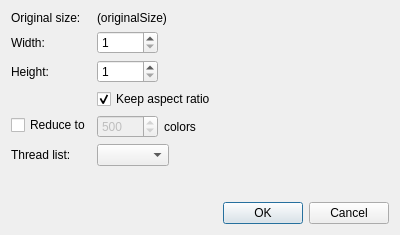
<?xml version="1.0" encoding="UTF-8"?>
<ui version="4.0">
 <class>KreuzstichGUI::ImportPictureDialog</class>
 <widget class="QDialog" name="KreuzstichGUI::ImportPictureDialog">
  <property name="geometry">
   <rect>
    <x>0</x>
    <y>0</y>
    <width>400</width>
    <height>235</height>
   </rect>
  </property>
  <property name="windowTitle">
   <string>Import picture</string>
  </property>
  <layout class="QVBoxLayout" name="verticalLayout">
   <item>
    <layout class="QFormLayout" name="formLayout">
     <item row="0" column="0">
      <widget class="QLabel" name="label">
       <property name="text">
        <string>Original size:</string>
       </property>
      </widget>
     </item>
     <item row="0" column="1">
      <widget class="QLabel" name="originalSize_lbl">
       <property name="text">
        <string>(originalSize)</string>
       </property>
      </widget>
     </item>
     <item row="1" column="0">
      <widget class="QLabel" name="label_2">
       <property name="text">
        <string>Width:</string>
       </property>
      </widget>
     </item>
     <item row="1" column="1">
      <layout class="QHBoxLayout" name="horizontalLayout">
       <item>
        <widget class="QSpinBox" name="width_sb">
         <property name="sizePolicy">
          <sizepolicy hsizetype="Minimum" vsizetype="Fixed">
           <horstretch>0</horstretch>
           <verstretch>0</verstretch>
          </sizepolicy>
         </property>
         <property name="minimum">
          <number>1</number>
         </property>
         <property name="maximum">
          <number>10000</number>
         </property>
        </widget>
       </item>
       <item>
        <spacer name="horizontalSpacer">
         <property name="orientation">
          <enum>Qt::Horizontal</enum>
         </property>
         <property name="sizeHint" stdset="0">
          <size>
           <width>40</width>
           <height>20</height>
          </size>
         </property>
        </spacer>
       </item>
      </layout>
     </item>
     <item row="2" column="0">
      <widget class="QLabel" name="label_3">
       <property name="text">
        <string>Height:</string>
       </property>
      </widget>
     </item>
     <item row="2" column="1">
      <layout class="QHBoxLayout" name="horizontalLayout_2">
       <item>
        <widget class="QSpinBox" name="height_sb">
         <property name="minimum">
          <number>1</number>
         </property>
         <property name="maximum">
          <number>10000</number>
         </property>
        </widget>
       </item>
       <item>
        <spacer name="horizontalSpacer_2">
         <property name="orientation">
          <enum>Qt::Horizontal</enum>
         </property>
         <property name="sizeHint" stdset="0">
          <size>
           <width>40</width>
           <height>20</height>
          </size>
         </property>
        </spacer>
       </item>
      </layout>
     </item>
     <item row="3" column="1">
      <widget class="QCheckBox" name="keepAspectRatio_cb">
       <property name="text">
        <string>Keep aspect ratio</string>
       </property>
       <property name="checked">
        <bool>true</bool>
       </property>
      </widget>
     </item>
     <item row="4" column="1">
      <layout class="QHBoxLayout" name="horizontalLayout_3">
       <item>
        <widget class="QSpinBox" name="maxColors_sb">
         <property name="enabled">
          <bool>false</bool>
         </property>
         <property name="minimum">
          <number>1</number>
         </property>
         <property name="maximum">
          <number>65536</number>
         </property>
         <property name="value">
          <number>500</number>
         </property>
        </widget>
       </item>
       <item>
        <widget class="QLabel" name="label_4">
         <property name="text">
          <string>colors</string>
         </property>
        </widget>
       </item>
       <item>
        <spacer name="horizontalSpacer_3">
         <property name="orientation">
          <enum>Qt::Horizontal</enum>
         </property>
         <property name="sizeHint" stdset="0">
          <size>
           <width>40</width>
           <height>20</height>
          </size>
         </property>
        </spacer>
       </item>
      </layout>
     </item>
     <item row="5" column="0">
      <widget class="QLabel" name="label_5">
       <property name="text">
        <string>Thread list:</string>
       </property>
      </widget>
     </item>
     <item row="5" column="1">
      <layout class="QHBoxLayout" name="horizontalLayout_4">
       <item>
        <widget class="QComboBox" name="threadlist_cmb"/>
       </item>
       <item>
        <spacer name="horizontalSpacer_4">
         <property name="orientation">
          <enum>Qt::Horizontal</enum>
         </property>
         <property name="sizeHint" stdset="0">
          <size>
           <width>40</width>
           <height>20</height>
          </size>
         </property>
        </spacer>
       </item>
      </layout>
     </item>
     <item row="4" column="0">
      <widget class="QCheckBox" name="reduceTo_cb">
       <property name="text">
        <string>Reduce to</string>
       </property>
       <property name="checked">
        <bool>false</bool>
       </property>
      </widget>
     </item>
    </layout>
   </item>
   <item>
    <spacer name="verticalSpacer">
     <property name="orientation">
      <enum>Qt::Vertical</enum>
     </property>
     <property name="sizeHint" stdset="0">
      <size>
       <width>20</width>
       <height>40</height>
      </size>
     </property>
    </spacer>
   </item>
   <item>
    <widget class="QDialogButtonBox" name="buttonBox">
     <property name="orientation">
      <enum>Qt::Horizontal</enum>
     </property>
     <property name="standardButtons">
      <set>QDialogButtonBox::Cancel|QDialogButtonBox::Ok</set>
     </property>
    </widget>
   </item>
  </layout>
 </widget>
 <resources/>
 <connections>
  <connection>
   <sender>buttonBox</sender>
   <signal>accepted()</signal>
   <receiver>KreuzstichGUI::ImportPictureDialog</receiver>
   <slot>accept()</slot>
   <hints>
    <hint type="sourcelabel">
     <x>248</x>
     <y>254</y>
    </hint>
    <hint type="destinationlabel">
     <x>157</x>
     <y>274</y>
    </hint>
   </hints>
  </connection>
  <connection>
   <sender>buttonBox</sender>
   <signal>rejected()</signal>
   <receiver>KreuzstichGUI::ImportPictureDialog</receiver>
   <slot>reject()</slot>
   <hints>
    <hint type="sourcelabel">
     <x>316</x>
     <y>260</y>
    </hint>
    <hint type="destinationlabel">
     <x>286</x>
     <y>274</y>
    </hint>
   </hints>
  </connection>
  <connection>
   <sender>width_sb</sender>
   <signal>valueChanged(int)</signal>
   <receiver>KreuzstichGUI::ImportPictureDialog</receiver>
   <slot>updateHeight()</slot>
   <hints>
    <hint type="sourcelabel">
     <x>194</x>
     <y>42</y>
    </hint>
    <hint type="destinationlabel">
     <x>199</x>
     <y>117</y>
    </hint>
   </hints>
  </connection>
  <connection>
   <sender>height_sb</sender>
   <signal>valueChanged(int)</signal>
   <receiver>KreuzstichGUI::ImportPictureDialog</receiver>
   <slot>updateWidth()</slot>
   <hints>
    <hint type="sourcelabel">
     <x>194</x>
     <y>73</y>
    </hint>
    <hint type="destinationlabel">
     <x>199</x>
     <y>117</y>
    </hint>
   </hints>
  </connection>
  <connection>
   <sender>keepAspectRatio_cb</sender>
   <signal>stateChanged(int)</signal>
   <receiver>KreuzstichGUI::ImportPictureDialog</receiver>
   <slot>updateHeight()</slot>
   <hints>
    <hint type="sourcelabel">
     <x>273</x>
     <y>101</y>
    </hint>
    <hint type="destinationlabel">
     <x>199</x>
     <y>117</y>
    </hint>
   </hints>
  </connection>
  <connection>
   <sender>reduceTo_cb</sender>
   <signal>stateChanged(int)</signal>
   <receiver>KreuzstichGUI::ImportPictureDialog</receiver>
   <slot>reduceToChanged()</slot>
   <hints>
    <hint type="sourcelabel">
     <x>54</x>
     <y>127</y>
    </hint>
    <hint type="destinationlabel">
     <x>199</x>
     <y>117</y>
    </hint>
   </hints>
  </connection>
 </connections>
 <slots>
  <slot>updateHeight()</slot>
  <slot>updateWidth()</slot>
  <slot>reduceToChanged()</slot>
 </slots>
</ui>
